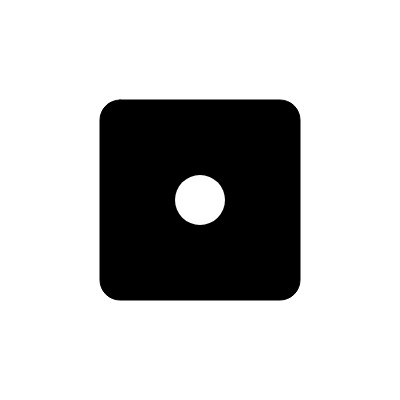
Frame 1 (no input)
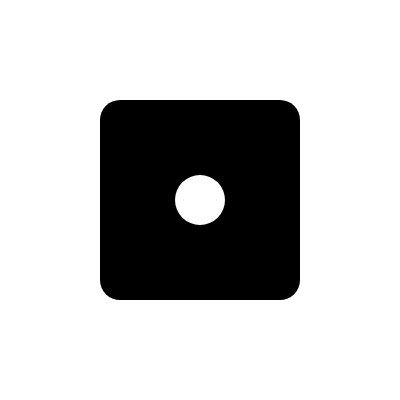
Frame 60 (no input)
Frame 120 (the mouse pressed at the canvas centre since frame 60): identical to frame 60, image omitted

The p5.js sketch that drew these frames (run headless with seeded random() and noise() and a simulated clock; from frame 60 on, the mouse is pressed at the canvas centre):

// p5.js sketch
// ── sketch.js
// Variabelen
  // Dobbelsteen
  let dobbelsteen = 1


function setup() {
  createCanvas(400, 400);
}

function draw() {
  background(255);

  fill(0);
  rect(100, 100, 200, 200, 20);

    

// Getallen
  fill(255);
  strokeWeight(0);
  
  // 1
  if (dobbelsteen == 1){
  circle(200, 200, 50)}
  
  
  // 2
  if (dobbelsteen == 2){
  circle(150, 150, 50);
  circle(250, 250, 50)}

  // 3
  if (dobbelsteen == 3){
  circle(200, 200, 50);
  circle(150, 150, 50);
  circle(250, 250, 50)}

  // 4
  if (dobbelsteen == 4){
  circle(150, 150, 50);
  circle(250, 250, 50);
  circle(250, 150, 50);
  circle(150, 250, 50)}

  // 5
  if (dobbelsteen == 5){
  circle(200, 200, 50);
  circle(150, 150, 50);
  circle(250, 250, 50);
  circle(250, 150, 50);
  circle(150, 250, 50)}

  // 6
  if (dobbelsteen == 6){
  circle(150, 140, 50);
  circle(250, 260, 50);
  circle(250, 140, 50);
  circle(150, 260, 50);
  circle(250, 200, 50);
  circle(150, 200, 50)}
  
}

function keyPressed() {

  if (keyCode == (32)) {
    dobbelsteen = floor(random(1, 7));
  }

}
